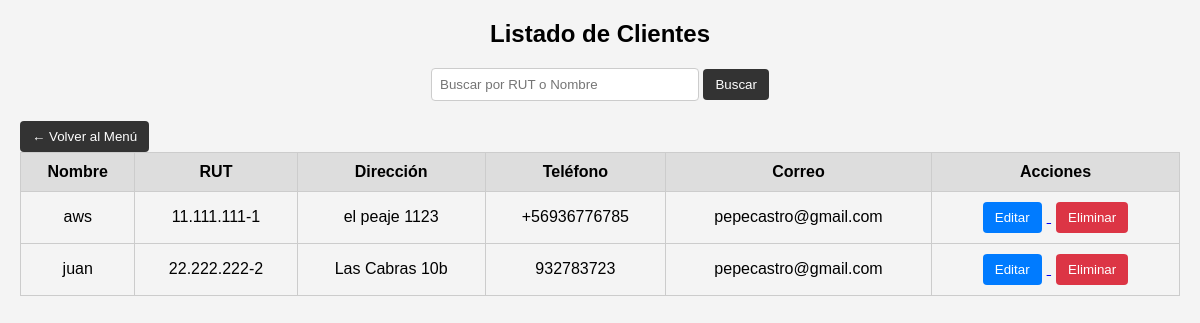
Page /clientes/ on the earlier database version.
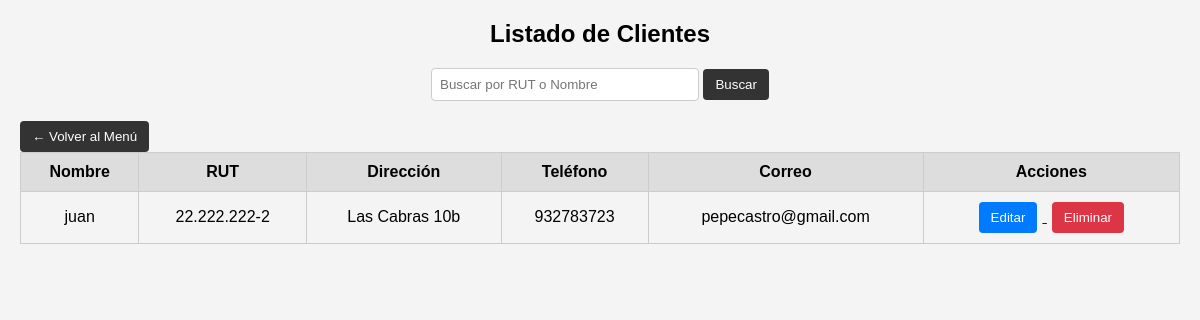
Same page on the later database version.
### sistema_rental/models.py (models this page shows, shortened)
class Cliente(models.Model):
    nombre = models.CharField(max_length=100)
    rut = models.CharField(max_length=12)
    direccion = models.CharField(max_length=200)
    telefono = models.CharField(max_length=20)
    correo = models.EmailField()

### sistema_rental/views.py (the view)
# urls.py: path('clientes/', listar_clientes, name='base_datos'),
def listar_clientes(request):
    query = request.GET.get('q', '')
    if query:
        clientes = Cliente.objects.filter(
            Q(nombre__icontains=query) | Q(rut__icontains=query)
        )
    else:
        clientes = Cliente.objects.all()
    return render(request, 'base_datos.html', {
        'clientes': clientes
    })

### sistema_rental/templates/base_datos.html (shortened to what this page needs)
<!DOCTYPE html>
<html lang="es">
<head>
</head>
<body>
    <h2>Listado de Clientes</h2>
    <form method="get" action="">
        <input type="text" name="q" placeholder="Buscar por RUT o Nombre" value="{{ request.GET.q }}">
        <button type="submit">Buscar</button>
    </form>
    <a href="{% url 'menu_rental' %}"><button>← Volver al Menú</button></a>
    <table>
        <thead>
            <tr>
                <th>Nombre</th>
                <th>RUT</th>
                <th>Dirección</th>
                <th>Teléfono</th>
                <th>Correo</th>
                <th>Acciones</th>
            </tr>
        </thead>
        <tbody>
            {% for cliente in clientes %}
            <tr>
                <td>{{ cliente.nombre }}</td>
                <td>{{ cliente.rut }}</td>
                <td>{{ cliente.direccion }}</td>
                <td>{{ cliente.telefono }}</td>
                <td>{{ cliente.correo }}</td>
                <td class="acciones">
                    <a href="{% url 'editar_cliente' cliente.id %}">
                        <button>Editar</button>
                    </a>
                    <a href="{% url 'eliminar_cliente' cliente.id %}" onclick="return confirm('¿Estás seguro de que deseas eliminar este cliente?');">
                        <button class="eliminar">Eliminar</button>
                    </a>
                </td>
            </tr>
            {% empty %}
            <tr>
                <td colspan="6">No se encontraron clientes.</td>
            </tr>
            {% endfor %}
        </tbody>
    </table>
</body>
</html>

Differences in the rows shown:
removed Cliente: nombre "aws", rut "11.111.111-1", direccion "el peaje 1123", telefono "+56936776785", correo "pepecastro@gmail.com"
